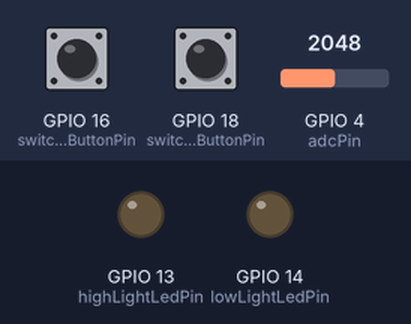
Bench run of a program on a simulated ESP32-S3. Shown: output pins drawn as LEDs (lit = HIGH). The inputs (shaded band) are chosen by the test bench; at power-on: GPIO 4 (adcPin) = 2048, GPIO 16 (switchBitsResolutionButtonPin) HIGH, GPIO 18 (switchDbButtonPin) HIGH (analog values on the 0–4095 scale). What the program prints to the serial monitor is not drawn.

Above: at 2.2 s.
2.3 s: GPIO 4 (adcPin) set to 446
3.8 s: GPIO 4 (adcPin) set to 389
At 4.1 s:
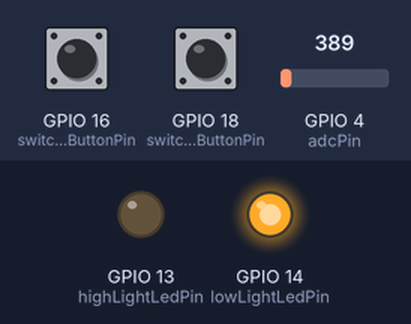
5.3 s: GPIO 4 (adcPin) set to 4095
At 6.7 s:
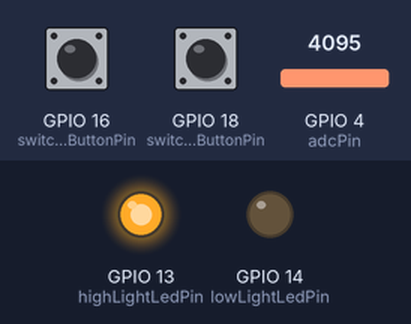
10.0 s: GPIO 4 (adcPin) set to 3726
11.5 s: GPIO 4 (adcPin) set to 3644
At 11.8 s:
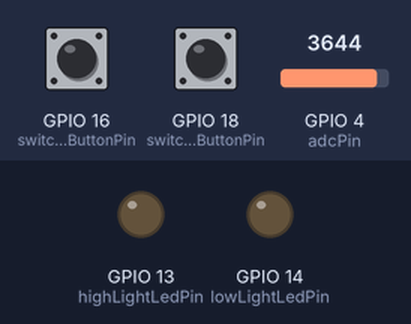
Timing chart, 0 to 14.0 s (numbered marks = the images above; inputs shaded):
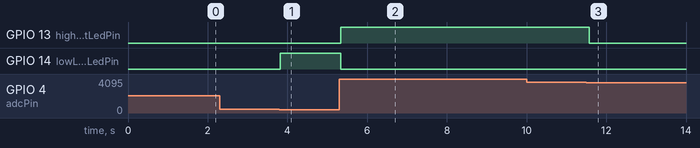

The program:

main.cpp
```cpp
#include <Arduino.h>

static const uint8_t adcPin = 4;
static const uint8_t lowLightLedPin = 14;
static const uint8_t highLightLedPin = 13;
static const uint8_t switchBitsResolutionButtonPin = 16;
static const uint8_t switchDbButtonPin = 18;

static const uint8_t adcResolutionBits[] =  {4, 8, 10, 12};
static const double adcResolutionMaxVal[] =  {16, 256, 1024, 4096};
static const adc_attenuation_t attenuations[] =  {ADC_0db, ADC_2_5db, ADC_6db, ADC_11db};
static const uint16_t attenuationsMax[] =  {1100, 1500, 2200, 3300};

static uint8_t currentResolutionIndex = 2;
static uint8_t currentAttenuationIndex = 0;
static uint8_t resSize = 4;
static uint8_t attSize = 4;

static const float lowLightThreshold = 0.1;
static const float highLightThreshold = 0.9;

static const int loopDelayMs = 100;
static const int logDelayMs = 1000;
static int logTimeCounter = 0;

static const uint32_t debounceMks = 30000; // 30ms

volatile uint32_t lastResBtnPress = 0;
volatile uint32_t lastAttBtnPress = 0;

volatile bool resBtnEvent = false;
volatile bool attBtnEvent = false;

void setRes();
void setAtt();
void tryTurnOnLowLed(int adcValue, int maxVal);
void tryTurnOnHighLed(int adcValue, int maxVal);
void IRAM_ATTR resSwitchPressed();
void IRAM_ATTR attSwitchPressed();
void handleBtnsInLoop();


void setup() {
  Serial.begin(115200);
  delay(1000); // Wait for Serial to initialize
  Serial.println("ADC Setup");
  Serial.print(" | loopDelayMs: ");
  Serial.println(loopDelayMs);

  setRes();
  setAtt();

  pinMode(lowLightLedPin, OUTPUT);
  pinMode(highLightLedPin, OUTPUT);
  pinMode(switchBitsResolutionButtonPin, INPUT_PULLUP);
  pinMode(switchDbButtonPin, INPUT_PULLUP);

  attachInterrupt(switchBitsResolutionButtonPin, resSwitchPressed, FALLING);
  attachInterrupt(switchDbButtonPin, attSwitchPressed, FALLING);
}


void loop() {
  handleBtnsInLoop();

  int adcValue = analogRead(adcPin);
  int millivoltsRead = analogReadMilliVolts(adcPin);
  int maxVal = adcResolutionMaxVal[currentResolutionIndex];
  int maxVolt = attenuationsMax[currentAttenuationIndex];
  int millivoltsCalc = (adcValue / (float)maxVal) * maxVolt;

  if(logTimeCounter > logDelayMs){
      logTimeCounter = 0;
      Serial.print("maxVal : ");
      Serial.print(maxVal);
      Serial.print(" | maxVolt: ");
      Serial.print(maxVolt);
      Serial.print(" mV | ");
      Serial.print("ADC Value: ");
      Serial.print(adcValue);
      Serial.print(" | millivoltsRead: ");
      Serial.print(millivoltsRead);
      Serial.print(" mV");
      Serial.print(" | millivoltsCalc: ");
      Serial.print(millivoltsCalc);
      Serial.print(" mV. | Diifference: ");
      Serial.print(abs(millivoltsRead - millivoltsCalc));
      Serial.println(" mV.");
  } else {
      logTimeCounter += loopDelayMs;
  }

  tryTurnOnLowLed(adcValue, maxVal);
  tryTurnOnHighLed(adcValue, maxVal);

  delay(loopDelayMs);
}

void handleBtnsInLoop() {
  if(resBtnEvent){
    noInterrupts();
    resBtnEvent = false;
    interrupts();

    Serial.println("---- RES button pressed");
    currentResolutionIndex = (currentResolutionIndex + 1) % resSize;
    setRes();
  }

  if(attBtnEvent){
    noInterrupts();
    attBtnEvent = false;
    interrupts();

    Serial.println("---- ATT button pressed");
    currentAttenuationIndex = (currentAttenuationIndex + 1) % attSize;
    setAtt();
  }
}

void IRAM_ATTR resSwitchPressed() {
  uint32_t now = micros();
  if(now - lastResBtnPress > debounceMks)
  {
    lastResBtnPress = now;
    resBtnEvent = true;
  }
}

void IRAM_ATTR attSwitchPressed() {
  uint32_t now = micros();
  if(now - lastAttBtnPress > debounceMks)
  {
    lastAttBtnPress = now;
    attBtnEvent = true;
  }
}

void tryTurnOnLowLed(int adcValue, int maxVal){
  if(adcValue <= maxVal * lowLightThreshold) {
    digitalWrite(lowLightLedPin, HIGH);
  } else {
    digitalWrite(lowLightLedPin, LOW);
  }
}

void tryTurnOnHighLed(int adcValue, int maxVal){
  if(adcValue >= maxVal * highLightThreshold) {
    digitalWrite(highLightLedPin, HIGH);
  } else {
    digitalWrite(highLightLedPin, LOW);
  }
}

void setRes() {
  Serial.print("### Current ADC Resolution: ");
  Serial.print(adcResolutionBits[currentResolutionIndex]);
  Serial.println(" bits.");
  analogReadResolution(adcResolutionBits[currentResolutionIndex]);
}

void setAtt() {
  Serial.print("### Current ADC Attenuation: ");
  switch(attenuations[currentAttenuationIndex]) {
    case ADC_0db:
      Serial.println("0 dB (max input voltage approx. 1.1V)");
      break;
    case ADC_2_5db:
      Serial.println("2.5 dB (max input voltage approx. 1.5V)");
      break;
    case ADC_6db:
      Serial.println("6 dB (max input voltage approx. 2.2V)");
      break;
    case ADC_11db:
      Serial.println("11 dB (max input voltage approx. 3.3V)");
      break;
    default:
      Serial.println("Unknown attenuation");
      break;
  }
  analogSetPinAttenuation(adcPin, attenuations[currentAttenuationIndex]);
}
```

Measured:
- the behaviour switches between 412 and 411 on GPIO 4 (adcPin) (found by bisection; images 0 and 1)
- the behaviour switches between 3687 and 3686 on GPIO 4 (adcPin) (found by bisection; images 2 and 3)
- after the input at 2.3 s, every drawn part: stays the same
- after the input at 3.8 s, GPIO 14 (lowLightLedPin): LOW → HIGH at once
- after the input at 5.3 s, GPIO 13 (highLightLedPin): LOW → HIGH at once; GPIO 14 (lowLightLedPin): HIGH → LOW at once
- after the input at 10.0 s, every drawn part: stays the same
- after the input at 11.5 s, GPIO 13 (highLightLedPin): HIGH → LOW after 0.08 s
